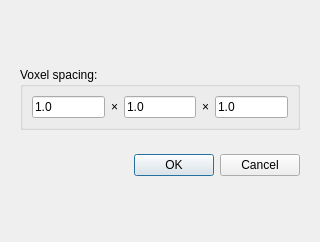
<?xml version="1.0" encoding="UTF-8"?>
<ui version="4.0">
 <class>VoxelDialog</class>
 <widget class="QDialog" name="VoxelDialog">
  <property name="windowModality">
   <enum>Qt::ApplicationModal</enum>
  </property>
  <property name="geometry">
   <rect>
    <x>0</x>
    <y>0</y>
    <width>320</width>
    <height>242</height>
   </rect>
  </property>
  <property name="sizePolicy">
   <sizepolicy hsizetype="Preferred" vsizetype="MinimumExpanding">
    <horstretch>0</horstretch>
    <verstretch>0</verstretch>
   </sizepolicy>
  </property>
  <property name="windowTitle">
   <string>Voxel Aspect</string>
  </property>
  <property name="windowIcon">
   <iconset>
    <normaloff>:/ui/icons/vex_logo.png</normaloff>:/ui/icons/vex_logo.png</iconset>
  </property>
  <property name="modal">
   <bool>true</bool>
  </property>
  <layout class="QGridLayout" name="gridLayout">
   <item row="3" column="0" colspan="2">
    <widget class="QWidget" name="bottomWidget" native="true">
     <layout class="QGridLayout" name="gridLayout_3">
      <item row="0" column="0">
       <spacer name="leftHorizontalSpacer">
        <property name="orientation">
         <enum>Qt::Horizontal</enum>
        </property>
        <property name="sizeHint" stdset="0">
         <size>
          <width>40</width>
          <height>20</height>
         </size>
        </property>
       </spacer>
      </item>
      <item row="0" column="1">
       <widget class="QPushButton" name="pbApply">
        <property name="text">
         <string>OK</string>
        </property>
        <property name="shortcut">
         <string>Enter</string>
        </property>
        <property name="autoDefault">
         <bool>false</bool>
        </property>
        <property name="default">
         <bool>true</bool>
        </property>
       </widget>
      </item>
      <item row="0" column="2">
       <widget class="QPushButton" name="pbCancel">
        <property name="text">
         <string>Cancel</string>
        </property>
        <property name="autoDefault">
         <bool>false</bool>
        </property>
       </widget>
      </item>
     </layout>
    </widget>
   </item>
   <item row="4" column="0" colspan="2">
    <spacer name="bottomVerticalSpacer">
     <property name="orientation">
      <enum>Qt::Vertical</enum>
     </property>
     <property name="sizeHint" stdset="0">
      <size>
       <width>20</width>
       <height>0</height>
      </size>
     </property>
    </spacer>
   </item>
   <item row="0" column="0" colspan="2">
    <spacer name="topVerticalSpacer">
     <property name="orientation">
      <enum>Qt::Vertical</enum>
     </property>
     <property name="sizeHint" stdset="0">
      <size>
       <width>20</width>
       <height>0</height>
      </size>
     </property>
    </spacer>
   </item>
   <item row="1" column="0" colspan="2">
    <widget class="QWidget" name="spacingWidget" native="true">
     <layout class="QGridLayout" name="gridLayout_2">
      <item row="0" column="0">
       <widget class="QGroupBox" name="gbSpacing">
        <property name="title">
         <string>Voxel spacing:</string>
        </property>
        <layout class="QGridLayout" name="gridLayout_4">
         <item row="0" column="1">
          <widget class="QLabel" name="lblMultSymbol1">
           <property name="text">
            <string>×</string>
           </property>
          </widget>
         </item>
         <item row="0" column="0">
          <widget class="QLineEdit" name="leSizeX">
           <property name="text">
            <string>1.0</string>
           </property>
           <property name="placeholderText">
            <string/>
           </property>
          </widget>
         </item>
         <item row="0" column="2">
          <widget class="QLineEdit" name="leSizeY">
           <property name="text">
            <string>1.0</string>
           </property>
          </widget>
         </item>
         <item row="0" column="4">
          <widget class="QLineEdit" name="leSizeZ">
           <property name="text">
            <string>1.0</string>
           </property>
          </widget>
         </item>
         <item row="0" column="3">
          <widget class="QLabel" name="lblMultSymbol2">
           <property name="text">
            <string>×</string>
           </property>
          </widget>
         </item>
        </layout>
       </widget>
      </item>
     </layout>
    </widget>
   </item>
  </layout>
 </widget>
 <tabstops>
  <tabstop>leSizeX</tabstop>
  <tabstop>leSizeY</tabstop>
  <tabstop>leSizeZ</tabstop>
  <tabstop>pbApply</tabstop>
  <tabstop>pbCancel</tabstop>
 </tabstops>
 <resources/>
 <connections>
  <connection>
   <sender>pbCancel</sender>
   <signal>clicked()</signal>
   <receiver>VoxelDialog</receiver>
   <slot>reject()</slot>
   <hints>
    <hint type="sourcelabel">
     <x>284</x>
     <y>45</y>
    </hint>
    <hint type="destinationlabel">
     <x>169</x>
     <y>59</y>
    </hint>
   </hints>
  </connection>
  <connection>
   <sender>pbApply</sender>
   <signal>clicked()</signal>
   <receiver>VoxelDialog</receiver>
   <slot>accept()</slot>
   <hints>
    <hint type="sourcelabel">
     <x>203</x>
     <y>45</y>
    </hint>
    <hint type="destinationlabel">
     <x>169</x>
     <y>59</y>
    </hint>
   </hints>
  </connection>
 </connections>
 <slots>
  <slot>slotApply()</slot>
  <slot>slotCancel()</slot>
 </slots>
</ui>
